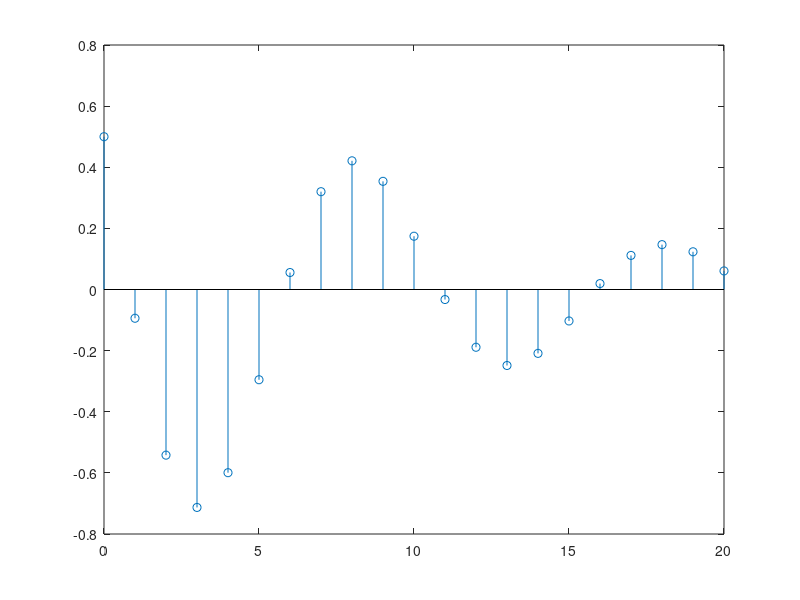

Recreate this plot in MATLAB.
function[y]=c1()
n=0;
p=1;
while(n<=20)
    x=(0.9)^n*cos(0.2*pi*n+pi/3);
    n=n+1;
    y(p)=x;
    p=p+1;
end
m=[0:20];
stem(m,y)